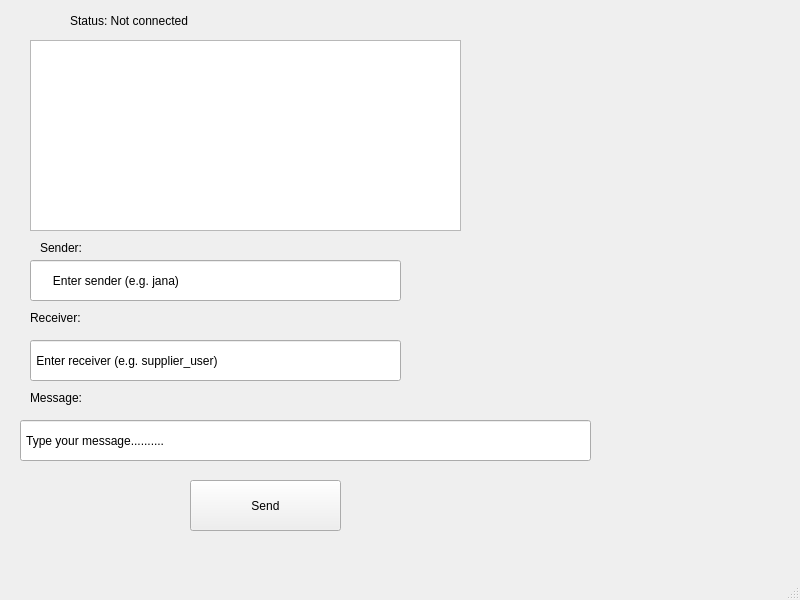
<?xml version="1.0" encoding="UTF-8"?>
<ui version="4.0">
 <class>MainWindow</class>
 <widget class="QMainWindow" name="MainWindow">
  <property name="geometry">
   <rect>
    <x>0</x>
    <y>0</y>
    <width>800</width>
    <height>600</height>
   </rect>
  </property>
  <property name="windowTitle">
   <string>MainWindow</string>
  </property>
  <widget class="QWidget" name="centralwidget">
   <widget class="QTextEdit" name="chatDisplay">
    <property name="geometry">
     <rect>
      <x>30</x>
      <y>40</y>
      <width>431</width>
      <height>191</height>
     </rect>
    </property>
    <property name="readOnly">
     <bool>true</bool>
    </property>
   </widget>
   <widget class="QLineEdit" name="senderLineEdit">
    <property name="geometry">
     <rect>
      <x>30</x>
      <y>260</y>
      <width>371</width>
      <height>41</height>
     </rect>
    </property>
    <property name="text">
     <string>      Enter sender (e.g. jana)</string>
    </property>
   </widget>
   <widget class="QPushButton" name="sendButton">
    <property name="geometry">
     <rect>
      <x>190</x>
      <y>480</y>
      <width>151</width>
      <height>51</height>
     </rect>
    </property>
    <property name="text">
     <string>Send</string>
    </property>
   </widget>
   <widget class="QLabel" name="statusLabel">
    <property name="geometry">
     <rect>
      <x>70</x>
      <y>10</y>
      <width>211</width>
      <height>21</height>
     </rect>
    </property>
    <property name="text">
     <string>Status: Not connected</string>
    </property>
   </widget>
   <widget class="QLineEdit" name="receiverLineEdit">
    <property name="geometry">
     <rect>
      <x>30</x>
      <y>340</y>
      <width>371</width>
      <height>41</height>
     </rect>
    </property>
    <property name="text">
     <string> Enter receiver (e.g. supplier_user)</string>
    </property>
   </widget>
   <widget class="QLineEdit" name="messageLineEdit">
    <property name="geometry">
     <rect>
      <x>20</x>
      <y>420</y>
      <width>571</width>
      <height>41</height>
     </rect>
    </property>
    <property name="text">
     <string> Type your message..........</string>
    </property>
   </widget>
   <widget class="QLabel" name="Sender">
    <property name="geometry">
     <rect>
      <x>40</x>
      <y>240</y>
      <width>61</width>
      <height>16</height>
     </rect>
    </property>
    <property name="text">
     <string>Sender:</string>
    </property>
   </widget>
   <widget class="QLabel" name="Receiver">
    <property name="geometry">
     <rect>
      <x>30</x>
      <y>310</y>
      <width>58</width>
      <height>16</height>
     </rect>
    </property>
    <property name="text">
     <string>Receiver:</string>
    </property>
   </widget>
   <widget class="QLabel" name="Message">
    <property name="geometry">
     <rect>
      <x>30</x>
      <y>390</y>
      <width>58</width>
      <height>16</height>
     </rect>
    </property>
    <property name="text">
     <string>Message:</string>
    </property>
   </widget>
  </widget>
  <widget class="QMenuBar" name="menubar">
   <property name="geometry">
    <rect>
     <x>0</x>
     <y>0</y>
     <width>800</width>
     <height>30</height>
    </rect>
   </property>
  </widget>
  <widget class="QStatusBar" name="statusbar"/>
 </widget>
 <resources/>
 <connections/>
</ui>
